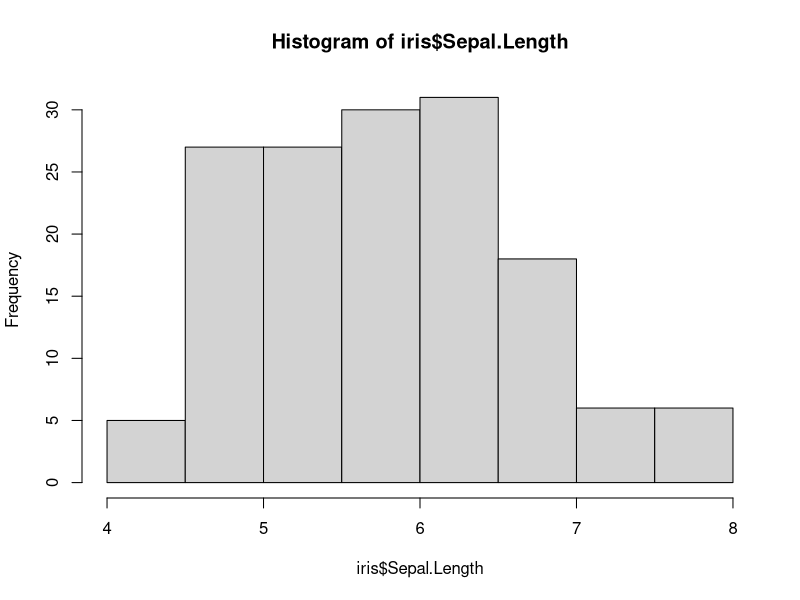
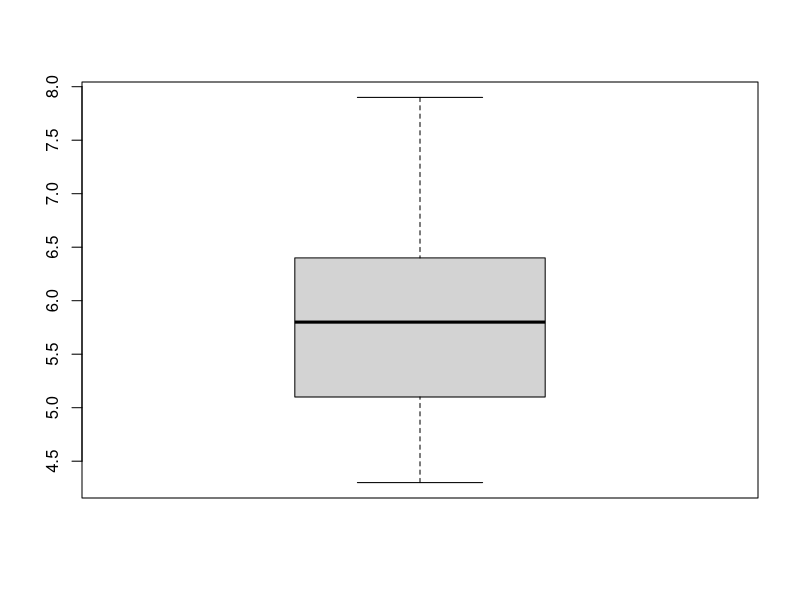
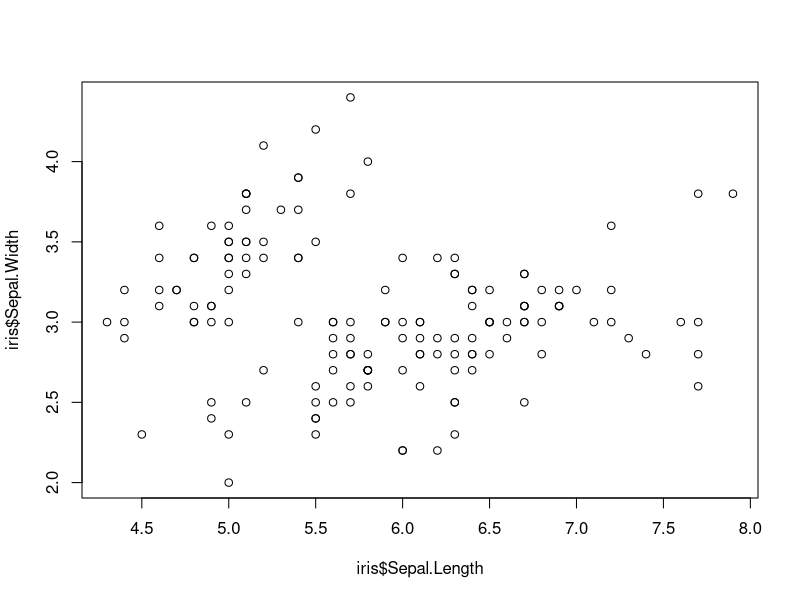
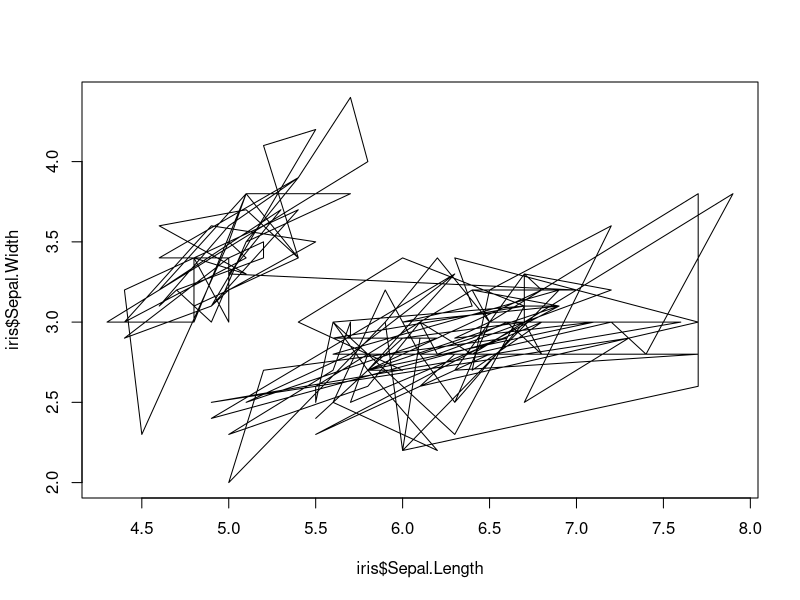

The R source for these figures, in order:
# making variables
x <- 42
y <- c(4, 6, 7.8)
z <- list(42, value = 56, other_value = c(4, "c"))
p <- 42 > 3


# inspect variables
class(x)
typeof(x)

typeof(z)
str(z)
attributes(z)
names(z)


# basic maths
4 + 5
11 / 5
11 %/% 5 # integer division
11 %% 5 # modulo


# collection type indexing
y[1]
z[[1]]
z[[2]]
z$value


# basic stats using base stats package
mean(y)
median(y)
sd(y)
IQR(y)
sin(y)


# load builtin dataset and inspect it
iris
typeof(iris)
class(iris)
dim(iris)
str(iris)


# basic plotting with base graphics
hist(iris$Sepal.Length)
boxplot(iris$Sepal.Length)

plot(iris$Sepal.Length, iris$Sepal.Width)
plot(iris$Sepal.Length, iris$Sepal.Width, type = "l")


# custom functions
is_outlier <- function(numbers) {
  # determines which of the values are outliers using a fixed threshold difference from the median
  
  cutoff <- median(numbers) + sd(numbers) * 2
  
  abs(numbers) > cutoff
}

is_outlier(y)
is_outlier(c(3,5,1,3,77))
